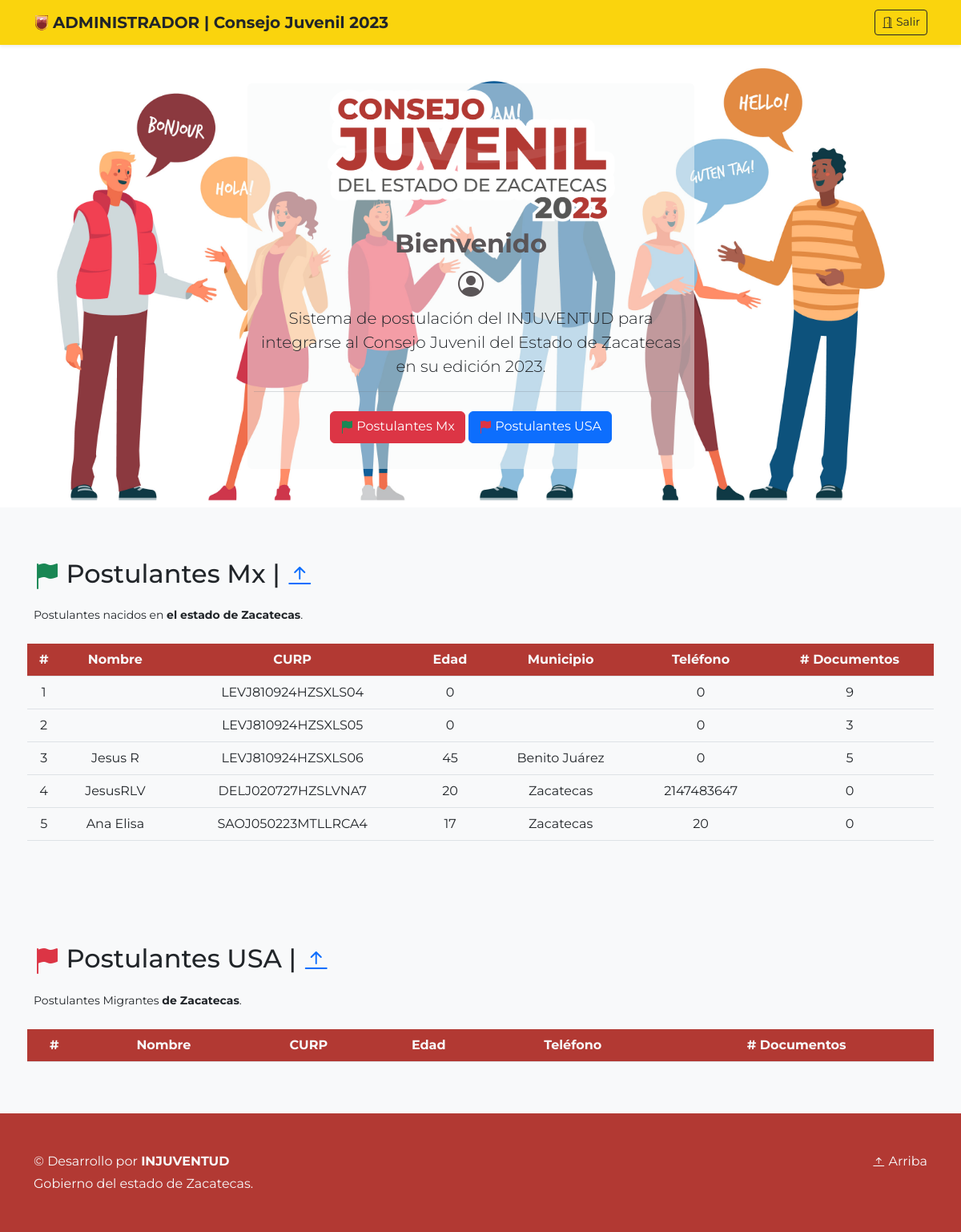
The page /sistema/admin/index.php on the database as committed earlier.
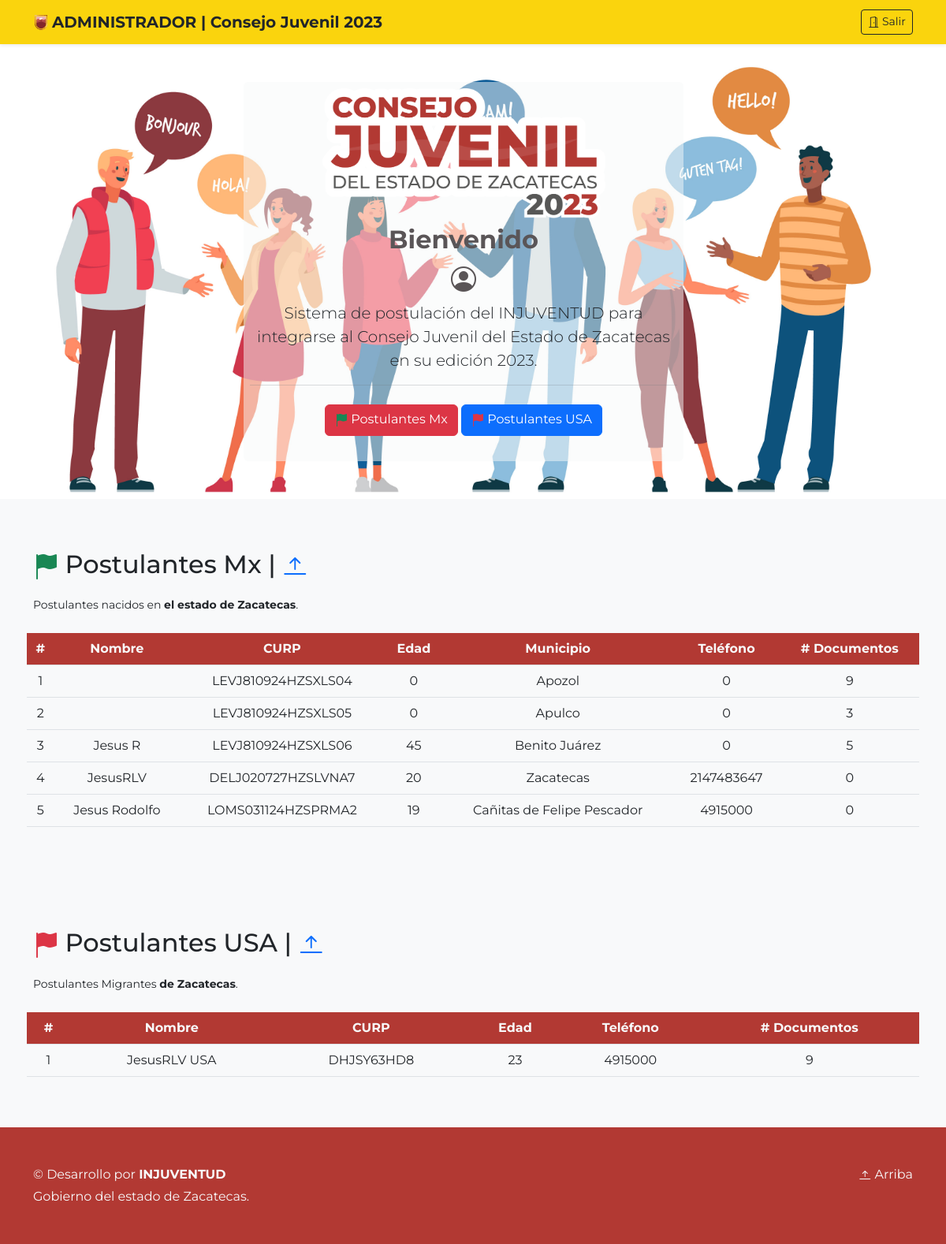
The same page on the database as committed later.
### tables this page shows
CREATE TABLE `usr` (
  `id` int(11) NOT NULL,
  `usr` varchar(36) NOT NULL,
  `pwd` varchar(20) NOT NULL,
  `perfil` int(11) NOT NULL,
  `curp` varchar(18) DEFAULT NULL,
  `nombre` varchar(100) NOT NULL,
  `edad` int(11) NOT NULL,
  `municipio` int(11) DEFAULT NULL,
  `telefono` int(11) NOT NULL
);

CREATE TABLE `municipio` (
  `id` int(11) NOT NULL,
  `municipio` varchar(50) NOT NULL
);

### sistema/admin/query/lista_postulantes_general.php (the view)
<?php
include('qc.php');
$sqlPostulantes ="SELECT * FROM usr WHERE perfil = 1";
$resultadoSQL = $conn->query($sqlPostulantes);
$x = 0;
while($rowSQL = $resultadoSQL->fetch_assoc()){
    $x++;
    $idDocs = $rowSQL['id'];
    $contador = "SELECT COUNT(documento) AS contar FROM documentos WHERE id_ext = '$idDocs'";
    $resultadoContar = $conn->query($contador);
    $rowContar = $resultadoContar -> fetch_assoc();
    $numero = $rowContar['contar'];
    echo'
    <tr>
        <td>'.$x.'</td>
        <td>'.$rowSQL['nombre'].'</td>
        <td>'.$rowSQL['curp'].'</td>
        <td>'.$rowSQL['edad'].'</td>';
        $mun = $rowSQL['municipio'];
    $sqlMunicipio = "SELECT * FROM municipio WHERE id = '$mun'";
    $resultadoMunicipio = $conn -> query($sqlMunicipio);
    $rowMunicipio = $resultadoMunicipio->fetch_assoc();
    echo'
        <td>'.$rowMunicipio['municipio'].'</td>
        ';
    echo'
        <td>'.$rowSQL['telefono'].'</td>
        <td>'.$numero.'</td>
    </tr>
';
}
?>

### sistema/admin/index.php (shortened to what this page needs)
<!doctype html>
<html lang="es">
  <head>
     <link rel="stylesheet" href="https://cdn.jsdelivr.net/npm/bootstrap-icons@1.10.3/font/bootstrap-icons.css">
    <link href="../../assets/dist/css/bootstrap.min.css" rel="stylesheet">
  </head>
  <body>
<header>
  <div class="navbar navbar-dark shadow-sm" style="background: #FAD40D">
    <div class="container">
      <a href="#" class="navbar-brand d-flex align-items-center">
        <img src="../../img/logo_injuventud_0.png" width="20" alt="" class="me-1">
        <strong class="text-dark">ADMINISTRADOR | Consejo Juvenil 2023</strong>
      </a>
      <a href="prcd/sort.php" type="button" class="btn btn-sm btn-outline-dark"><i class="bi bi-door-open"></i> Salir</a>
    </div>
  </div>
</header>
<main>
  <section class="text-center container">
    <div class="row py-lg-5"  style="background-image: url('../../assets/img/background.jpg');background-position: center;background-repeat: no-repeat;background-size: cover;width:100%;">
      <div class="col-lg-6 col-md-8 mx-auto rounded bg-light bg-opacity-50 p-2">
        <h1 class="fw-light"><img src="../../img/logo_consejo_04.png" alt="" width="360"></h1>
        <h2 class="fw-bold" style="color:#5a5557">Bienvenido</h2>
        <h2 class="fw-bold" style="color:#5a5557"><i class="bi bi-person-circle"></i></h2>
        <p class="lead text-dark mt-2">Sistema de postulación del INJUVENTUD para integrarse al Consejo Juvenil del Estado de Zacatecas en su edición 2023.</p>
        <p>
          <hr class="text-secondary">
          <a href="#seccion_MX" class="btn btn-danger my-2"><i class="bi bi-flag-fill text-success"></i> Postulantes Mx</a>
          <a href="#seccion_USA" class="btn btn-primary my-2"><i class="bi bi-flag-fill text-danger"></i> Postulantes USA</a>
        </p>
      </div>
    </div>
  </section>
  <div class="album py-5 bg-light">
    <div class="container">
      <div class="mb-4">
        <p><span id="seccion_MX"></span>
          <p class="h2">
          <i class="bi bi-flag-fill text-success"></i> Postulantes Mx |
              <a href="#inicio">
                <i class="bi bi-arrow-bar-up"></i>
              </a>
          </p>
        </p>
        <p><small>Postulantes nacidos en <strong>el estado de Zacatecas</strong>.</small></p>
      </div>
      <div class="row row-cols-1 row-cols-sm-2 row-cols-md-3 g-3">
        <table class="table">
          <thead class="text-light text-center" style="background:#b23933">
            <tr>
              <th scope="col">#</th>
              <th scope="col">Nombre</th>
              <th scope="col">CURP</th>
              <th scope="col">Edad</th>
              <th scope="col">Municipio</th>
              <th scope="col">Teléfono</th>
              <th scope="col"># Documentos</th>
            </tr>
          </thead>
          <tbody class="text-center">
            <?php
            include('query/lista_postulantes_general.php');
            ?>
          </tbody>
        </table>
      </div>
    </div>
  </div>
  <div class="album py-5 bg-light">
    <div class="container">
      <div class="mb-4">
        <p><span id="seccion_USA"></span>
          <p class="h2" >
          <i class="bi bi-flag-fill text-danger"></i> Postulantes USA |
            <a href="#inicio"><i class="bi bi-arrow-bar-up"></i></a></p></p>
            <p><small>Postulantes Migrantes <strong>de Zacatecas</strong>.</small></p>
      </div>
      <div class="row row-cols-1 row-cols-sm-2 row-cols-md-3 g-3">
      <table class="table">
          <thead class="text-light text-center" style="background:#b23933">
            <tr>
              <th scope="col">#</th>
              <th scope="col">Nombre</th>
              <th scope="col">CURP</th>
              <th scope="col">Edad</th>
              <th scope="col">Teléfono</th>
              <th scope="col"># Documentos</th>
            </tr>
          </thead>
          <tbody class="text-center">
            <?php
            include('query/lista_postulantes_general_usa.php');
            ?>
          </tbody>
        </table>
      </div>
    </div>
  </div>
</main>
<footer class="text-light py-5" style="background:#b23933">
  <div class="container">
    <p class="float-end mb-1">
      <a href="#inicio"  style="text-decoration: none;" class="text-light"><i class="bi bi-arrow-bar-up"></i> Arriba</a>
    </p>
    <p class="mb-1">&copy; Desarrollo por <strong class="text-light">INJUVENTUD</strong></p>
    <p class="mb-0"><a href="/" style="text-decoration: none;" class="text-light">Gobierno del estado de Zacatecas</a>.</p>
  </div>
</footer>
  </body>
</html>

### sistema/admin/query/lista_postulantes_general_usa.php
<?php
include('qc.php');
$sqlPostulantesUSA ="SELECT * FROM usr WHERE perfil = 4";
$resultadoSQLUSA = $conn->query($sqlPostulantesUSA);
$x = 0;
while($rowSQLUSA = $resultadoSQLUSA->fetch_assoc()){
    $x++;
    $idDocs = $rowSQLUSA['id'];
    $contador = "SELECT COUNT(documento) AS contar FROM documentos WHERE id_ext = '$idDocs'";
    $resultadoContar = $conn->query($contador);
    $rowContar = $resultadoContar -> fetch_assoc();
    $numero = $rowContar['contar'];
    echo'
    <tr>
        <td>'.$x.'</td>
        <td>'.$rowSQLUSA['nombre'].'</td>
        <td>'.$rowSQLUSA['curp'].'</td>
        <td>'.$rowSQLUSA['edad'].'</td>
        <td>'.$rowSQLUSA['telefono'].'</td>
        <td>'.$numero.'</td>
    </tr>
';
}
?>

### sistema/admin/index.php (style rules this page uses)
body { font-family: 'Montserrat', sans-serif; }
.bi { vertical-align: -.125em; fill: currentColor; }

Rows that differ between the two databases and show on the page:
removed usr: nombre "Ana Elisa", curp "SAOJ050223MTLLRCA4", edad "17", municipio.municipio "Zacatecas", telefono "20", numero "0", shown under "Bienvenido"
changed usr "LEVJ810924HZSXLS04": municipio.municipio (not shown) → "Apozol"
changed usr "LEVJ810924HZSXLS05": municipio.municipio (not shown) → "Apulco"
added usr: nombre "Jesus Rodolfo", curp "LOMS031124HZSPRMA2", edad "19", municipio.municipio "Cañitas de Felipe Pescador", telefono "4915000", numero "0", shown under "Bienvenido"
added usr: nombre "JesusRLV USA", curp "DHJSY63HD8", edad "23", telefono "4915000", numero "9"
